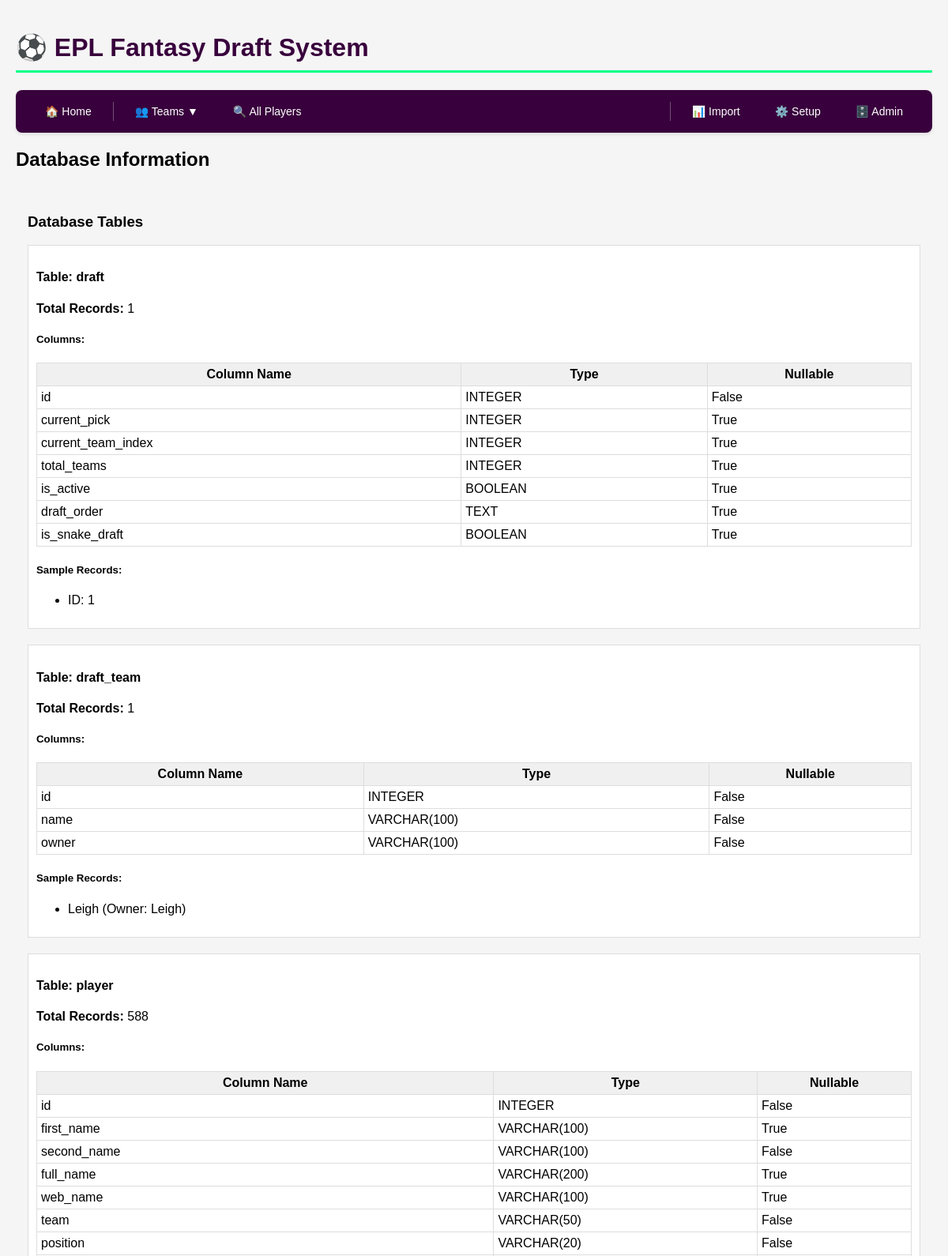
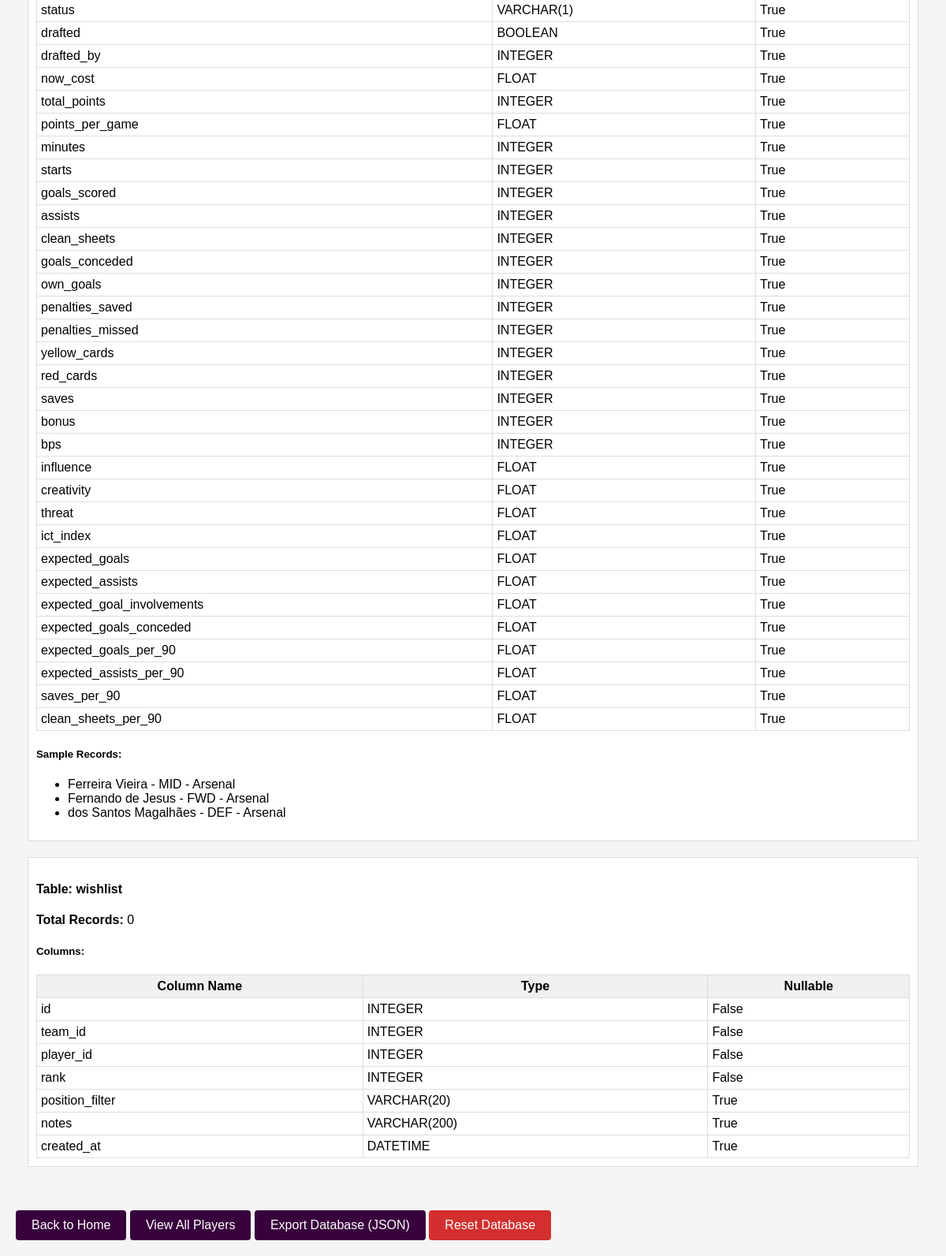
The page /admin/database on the database its author committed (2 pictures, top to bottom).
### app.py (models this page shows, shortened)
class Draft(db.Model):
    id = db.Column(db.Integer, primary_key=True)
    current_pick = db.Column(db.Integer, default=1)
    current_team_index = db.Column(db.Integer, default=0)
    total_teams = db.Column(db.Integer)
    is_active = db.Column(db.Boolean, default=True)
    draft_order = db.Column(db.Text)  # JSON string of team IDs
    is_snake_draft = db.Column(db.Boolean, default=True)  # New field!

class DraftTeam(db.Model):
    id = db.Column(db.Integer, primary_key=True)
    name = db.Column(db.String(100), nullable=False)
    owner = db.Column(db.String(100), nullable=False)
    players = db.relationship('Player', backref='draft_team', lazy=True)

class Player(db.Model):
    id = db.Column(db.Integer, primary_key=True)
    first_name = db.Column(db.String(100))
    second_name = db.Column(db.String(100), nullable=False)
    full_name = db.Column(db.String(200))
    web_name = db.Column(db.String(100))  # Display name
    team = db.Column(db.String(50), nullable=False)
    position = db.Column(db.String(20), nullable=False)
    status = db.Column(db.String(1))  # a=available, i=injured, s=suspended
    drafted = db.Column(db.Boolean, default=False)
    drafted_by = db.Column(db.Integer, db.ForeignKey('draft_team.id'), nullable=True)
    now_cost = db.Column(db.Float, default=0.0)  # Current price
    total_points = db.Column(db.Integer, default=0)
    points_per_game = db.Column(db.Float, default=0.0)
    minutes = db.Column(db.Integer, default=0)
    starts = db.Column(db.Integer, default=0)
    goals_scored = db.Column(db.Integer, default=0)
    assists = db.Column(db.Integer, default=0)
    clean_sheets = db.Column(db.Integer, default=0)
    goals_conceded = db.Column(db.Integer, default=0)
    own_goals = db.Column(db.Integer, default=0)
    penalties_saved = db.Column(db.Integer, default=0)
    penalties_missed = db.Column(db.Integer, default=0)
    yellow_cards = db.Column(db.Integer, default=0)
    red_cards = db.Column(db.Integer, default=0)
    saves = db.Column(db.Integer, default=0)
    bonus = db.Column(db.Integer, default=0)
    bps = db.Column(db.Integer, default=0)
    influence = db.Column(db.Float, default=0.0)
    creativity = db.Column(db.Float, default=0.0)
    threat = db.Column(db.Float, default=0.0)
    ict_index = db.Column(db.Float, default=0.0)
    expected_goals = db.Column(db.Float, default=0.0)
    expected_assists = db.Column(db.Float, default=0.0)
    expected_goal_involvements = db.Column(db.Float, default=0.0)
    expected_goals_conceded = db.Column(db.Float, default=0.0)
    expected_goals_per_90 = db.Column(db.Float, default=0.0)
    expected_assists_per_90 = db.Column(db.Float, default=0.0)
    saves_per_90 = db.Column(db.Float, default=0.0)
    clean_sheets_per_90 = db.Column(db.Float, default=0.0)
    @property
    def name(self):
        return self.web_name or self.second_name

### app.py (the view)
@app.route('/admin/database')
def admin_database():
    try:
        from sqlalchemy import inspect
        inspector = inspect(db.engine)
        tables = inspector.get_table_names()
        db_info = {}
        for table in tables:
            columns = inspector.get_columns(table)
            if table == 'player':
                count = Player.query.count()
                sample = Player.query.limit(5).all()
            elif table == 'draft_team':
                count = DraftTeam.query.count()
                sample = DraftTeam.query.limit(5).all()
            elif table == 'draft':
                count = Draft.query.count()
                sample = Draft.query.limit(5).all()
            else:
                count = 0
                sample = []
            db_info[table] = {
                'columns': columns,
                'count': count,
                'sample': sample
            }
        return render_template('admin_database.html', db_info=db_info, tables=tables)
    except Exception as e:
        return f"Error inspecting database: {str(e)}"

### templates/admin_database.html
{% extends "base.html" %}
{% block content %}
<h2>Database Information</h2>
<div style="background-color: #f5f5f5; padding: 15px; border-radius: 5px; margin-bottom: 20px;">
    <h3>Database Tables</h3>
    {% for table in tables %}
        <div style="margin-bottom: 20px; border: 1px solid #ddd; padding: 10px; background-color: white;">
            <h4>Table: {{ table }}</h4>
            <p><strong>Total Records:</strong> {{ db_info[table].count }}</p>
            <h5>Columns:</h5>
            <table style="width: 100%; border-collapse: collapse;">
                <tr style="background-color: #f0f0f0;">
                    <th style="border: 1px solid #ddd; padding: 5px;">Column Name</th>
                    <th style="border: 1px solid #ddd; padding: 5px;">Type</th>
                    <th style="border: 1px solid #ddd; padding: 5px;">Nullable</th>
                </tr>
                {% for col in db_info[table].columns %}
                <tr>
                    <td style="border: 1px solid #ddd; padding: 5px;">{{ col.name }}</td>
                    <td style="border: 1px solid #ddd; padding: 5px;">{{ col.type }}</td>
                    <td style="border: 1px solid #ddd; padding: 5px;">{{ col.nullable }}</td>
                </tr>
                {% endfor %}
            </table>
            {% if db_info[table].sample %}
            <h5>Sample Records:</h5>
            <ul>
                {% for item in db_info[table].sample[:3] %}
                    <li>
                        {% if table == 'player' %}
                            {{ item.name }} - {{ item.position }} - {{ item.team }}
                        {% elif table == 'draft_team' %}
                            {{ item.name }} (Owner: {{ item.owner }})
                        {% else %}
                            ID: {{ item.id }}
                        {% endif %}
                    </li>
                {% endfor %}
            </ul>
            {% endif %}
        </div>
    {% endfor %}
</div>
<div style="margin-top: 20px;">
    <a href="/" class="btn">Back to Home</a>
    <a href="/admin/players" class="btn">View All Players</a>
    <a href="/admin/export_db" class="btn">Export Database (JSON)</a>
    <a href="/admin/reset_database" class="btn" style="background-color: #d32f2f;">Reset Database</a>
</div>
{% endblock %}

### templates/base.html (style rules this page uses)
.btn { background-color: #38003c; color: white; padding: 10px 20px; border: none; border-radius: 4px; cursor: pointer; text-decoration: none; display: inline-block; }

### rows shown on the page
Draft: id "1"
DraftTeam: name "Leigh", owner "Leigh"
Player: name "Ferreira Vieira", position "MID", team "Arsenal"
Player: name "Fernando de Jesus", position "FWD", team "Arsenal"
Player: name "dos Santos Magalhães", position "DEF", team "Arsenal"

### other values the page prints
{{ table }} "draft" "draft_team" "player" "wishlist"
{{ db_info[table].count }} "1" "1" "588" "0"
{{ col.name }} "id" "current_pick" "current_team_index" "total_teams" "is_active" "draft_order" "is_snake_draft" "id" "name" "owner" "id" "first_name" "second_name" "full_name" "web_name" "team" "position" "status" "drafted" "drafted_by" "now_cost" "total_points" "points_per_game" "minutes" "starts" "goals_scored" "assists" "clean_sheets" "goals_conceded" "own_goals" "penalties_saved" "penalties_missed" "yellow_cards" "red_cards" "saves" "bonus" "bps" "influence" "creativity" "threat" "ict_index" "expected_goals" "expected_assists" "expected_goal_involvements" "expected_goals_conceded" "expected_goals_per_90" "expected_assists_per_90" "saves_per_90" "clean_sheets_per_90" "id" "team_id" "player_id" "rank" "position_filter" "notes" "created_at"
{{ col.type }} "INTEGER" "INTEGER" "INTEGER" "INTEGER" "BOOLEAN" "TEXT" "BOOLEAN" "INTEGER" "VARCHAR(100)" "VARCHAR(100)" "INTEGER" "VARCHAR(100)" "VARCHAR(100)" "VARCHAR(200)" "VARCHAR(100)" "VARCHAR(50)" "VARCHAR(20)" "VARCHAR(1)" "BOOLEAN" "INTEGER" "FLOAT" "INTEGER" "FLOAT" "INTEGER" "INTEGER" "INTEGER" "INTEGER" "INTEGER" "INTEGER" "INTEGER" "INTEGER" "INTEGER" "INTEGER" "INTEGER" "INTEGER" "INTEGER" "INTEGER" "FLOAT" "FLOAT" "FLOAT" "FLOAT" "FLOAT" "FLOAT" "FLOAT" "FLOAT" "FLOAT" "FLOAT" "FLOAT" "FLOAT" "INTEGER" "INTEGER" "INTEGER" "INTEGER" "VARCHAR(20)" "VARCHAR(200)" "DATETIME"
{{ col.nullable }} "False" "True" "True" "True" "True" "True" "True" "False" "False" "False" "False" "True" "False" "True" "True" "False" "False" "True" "True" "True" "True" "True" "True" "True" "True" "True" "True" "True" "True" "True" "True" "True" "True" "True" "True" "True" "True" "True" "True" "True" "True" "True" "True" "True" "True" "True" "True" "True" "True" "False" "False" "False" "False" "True" "True" "True"
